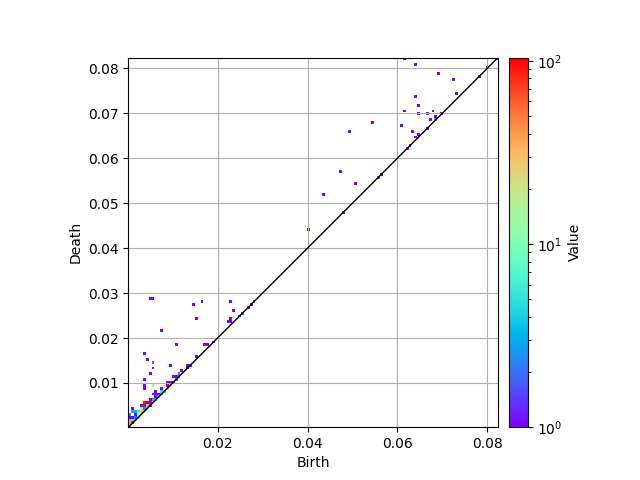
#> input picture python/TDA/pointcloud-normal.png, 640 x 480 px; the run also reads 1 picture not shown here
$ jupyter execute --allow-errors opencv.ipynb
#> lines starting #> are read from the running program, lines starting #| are printed output that depends on the picture; after the words box and inside, x2 and y2 are one past the last pixel; in counts of white or black regions, pixels touching at a corner belong together
[cell 1]
import cv2
import numpy as np

[cell 2]
img = cv2.imread('pointcloud-normal.png',0)
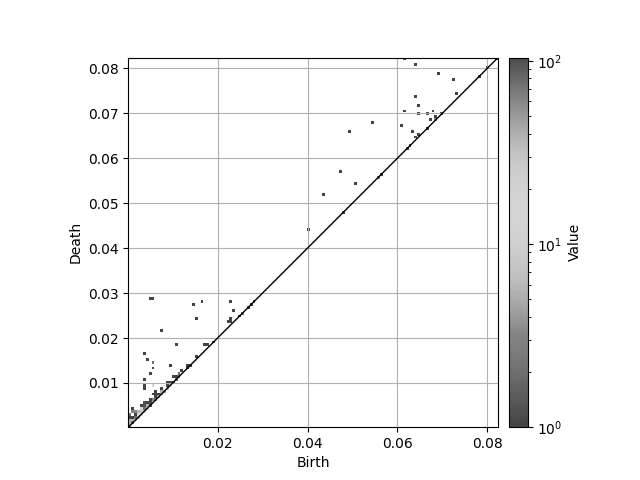
#> img: shape (480, 640); min 0, max 255, mean 247.1

if img is not None:
    print('Image is read')
else:
    print('Image is NOT read')

#閾値（2値化）
threshold =150

ret, img_thresh = cv2.threshold(img, threshold, 255, cv2.THRESH_BINARY)
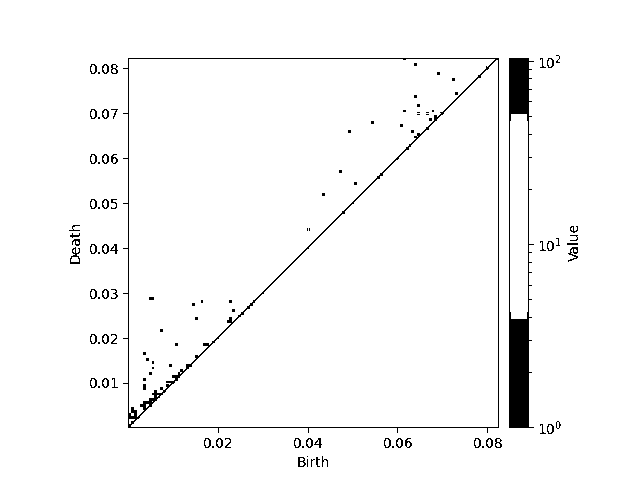
#> img_thresh: shape (480, 640); 97.2% white; 111 black regions (60 under 20 px), largest, box (x1, y1, x2, y2) and area: (509, 58, 534, 428) 3801, (123, 58, 499, 433) 2684, (70, 247, 80, 264) 73
#> ret = 150

cv2.imshow('loaded',img_thresh)
cv2.waitKey(0)
cv2.destroyAllWindows()

cv2.imwrite('./normal-gray.png',img)
cv2.imwrite('./mono.png',img_thresh)
#> Out = True

[cell 3]
# 元画像の読み込み
path = "./mono.png"
src = cv2.imread(path)

# Point 1: 白色部分に対応するマスク画像を生成
mask = np.all(src[:,:,:] == [255, 255, 255], axis=-1)

# Point 2: 元画像をBGR形式からBGRA形式に変換
dst = cv2.cvtColor(src, cv2.COLOR_BGR2BGRA)

# Point3: マスク画像をもとに、白色部分を透明化
dst[mask,3] = 0

# png画像として出力
cv2.imwrite("dst.png", dst)
#> Out = True

[cell 4]
img2 = cv2.imread('pointcloud-error.png')

#> (the rest of this cell did not finish here and is left out)
